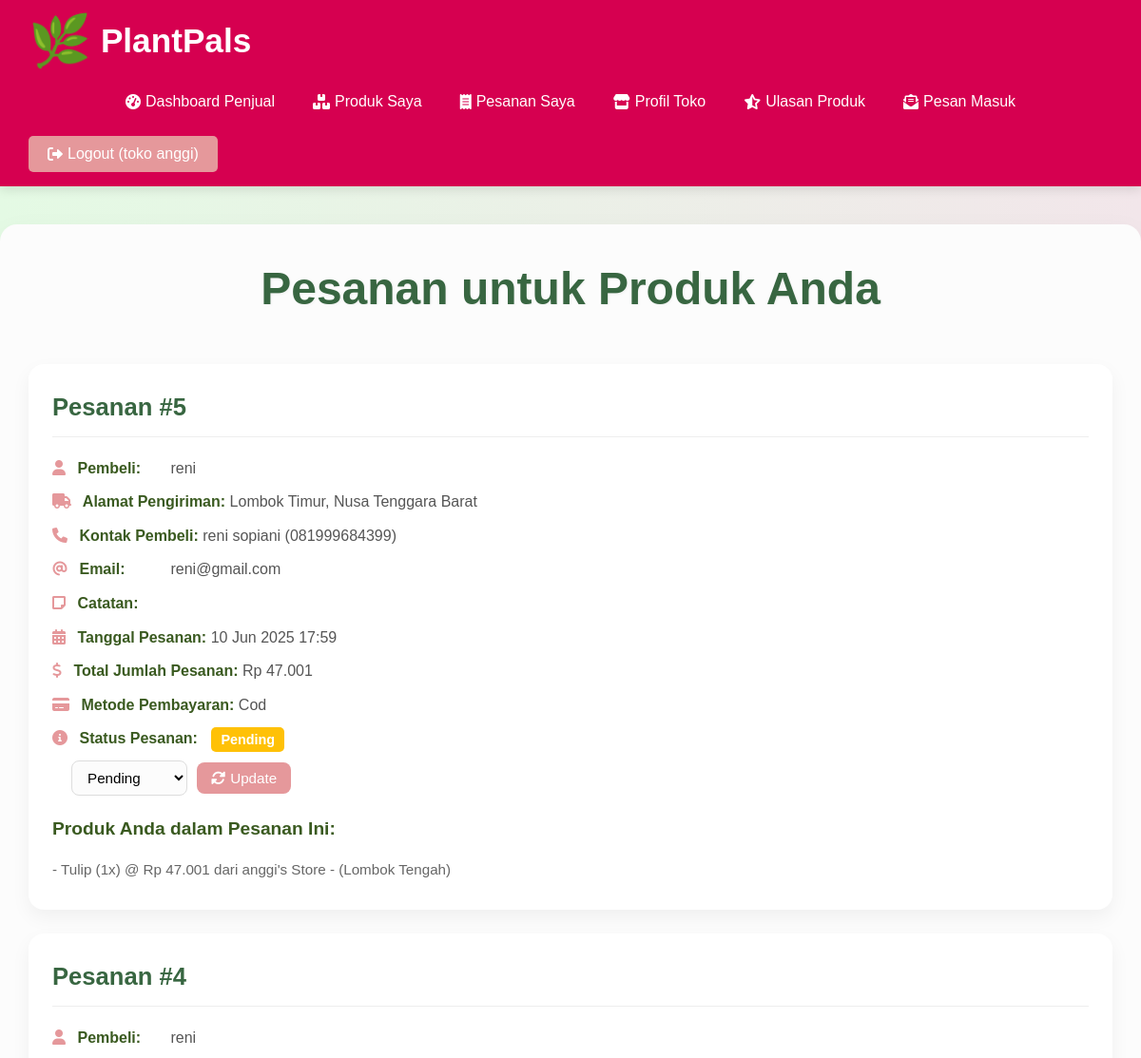
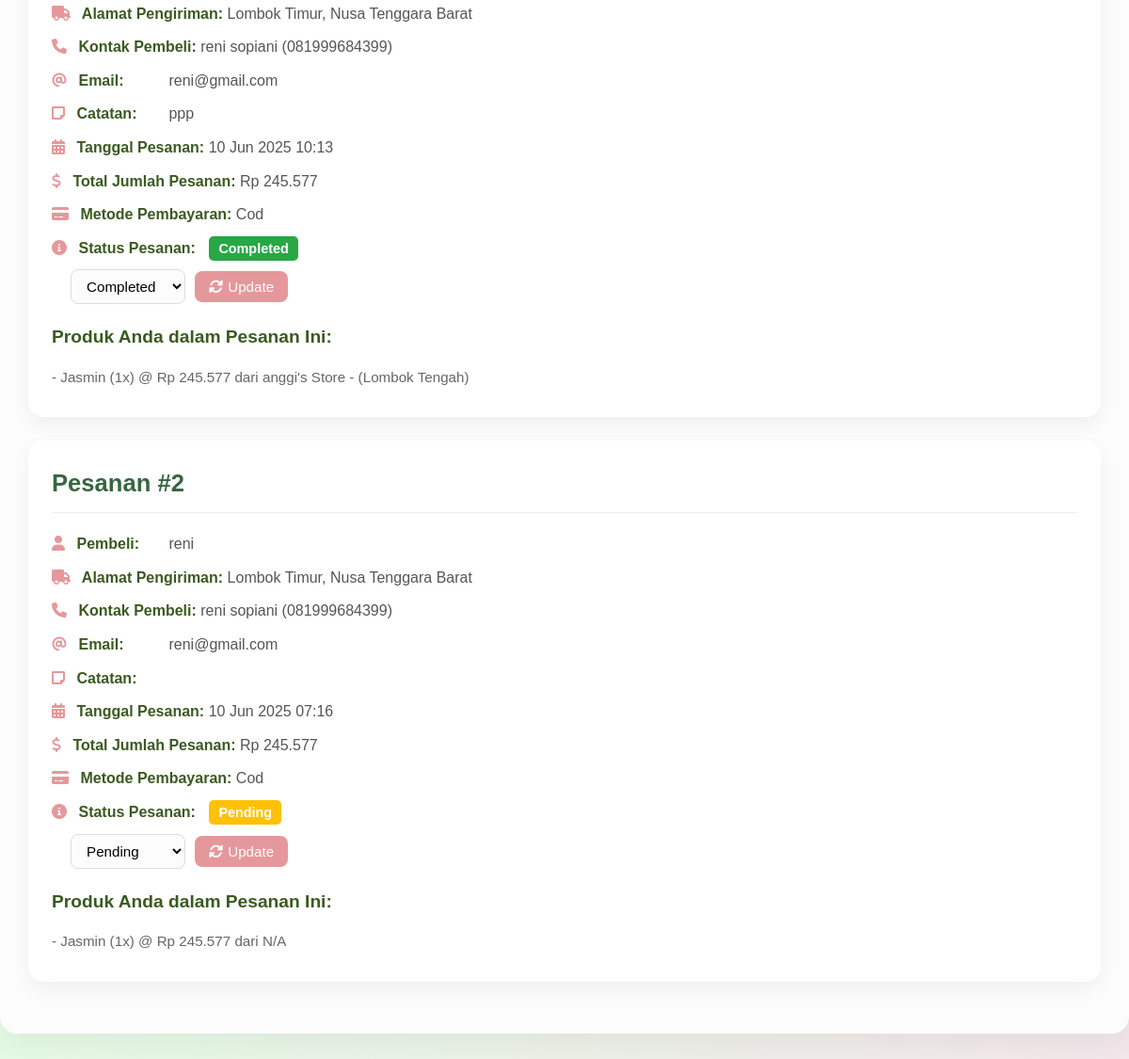
Screenshot of /seller/orders.php (signed in) with the database file from the repository (2 pictures, top to bottom).
### tables this page shows
CREATE TABLE `orders` (
  `id` int(11) NOT NULL,
  `user_id` int(11) NOT NULL,
  `total_amount` decimal(10,2) NOT NULL,
  `order_status` enum('pending','processing','shipped','completed','cancelled') NOT NULL DEFAULT 'pending',
  `payment_method` enum('bank_transfer','cod') NOT NULL DEFAULT 'bank_transfer',
  `delivery_address` text NOT NULL,
  `customer_name` varchar(100) NOT NULL,
  `customer_phone` varchar(20) NOT NULL,
  `customer_email` varchar(100) DEFAULT NULL,
  `notes` text DEFAULT NULL,
  `order_date` timestamp NOT NULL DEFAULT current_timestamp()
);

CREATE TABLE `users` (
  `id` int(11) NOT NULL,
  `username` varchar(50) NOT NULL,
  `password` varchar(255) NOT NULL,
  `email` varchar(100) DEFAULT NULL,
  `full_name` varchar(100) DEFAULT NULL,
  `phone_number` varchar(20) DEFAULT NULL,
  `address` text DEFAULT NULL,
  `role` enum('buyer','seller','admin') NOT NULL DEFAULT 'buyer',
  `created_at` timestamp NOT NULL DEFAULT current_timestamp()
);

CREATE TABLE `order_items` (
  `id` int(11) NOT NULL,
  `order_id` int(11) NOT NULL,
  `product_id` int(11) DEFAULT NULL,
  `product_name` varchar(100) NOT NULL,
  `category` varchar(255) DEFAULT NULL,
  `unit_price` decimal(10,2) NOT NULL,
  `quantity` int(11) NOT NULL,
  `store_id` varchar(50) DEFAULT NULL,
  `store_name` varchar(255) DEFAULT NULL
);

### seller/orders.php (the view, shortened to what this page needs)
<?php
require_once ROOT_PATH . 'config.php';
$seller_id = $_SESSION['id'];
$orders = [];
$sql = "SELECT DISTINCT o.*, u.username as buyer_username
        FROM orders o
        JOIN users u ON o.user_id = u.id
        JOIN order_items oi ON o.id = oi.order_id
        JOIN products p ON oi.product_id = p.id
        WHERE p.seller_id = ?
        ORDER BY o.order_date DESC";
if ($stmt = mysqli_prepare($conn, $sql)) {
    mysqli_stmt_bind_param($stmt, "i", $seller_id);
    mysqli_stmt_execute($stmt);
    $result = mysqli_stmt_get_result($stmt);
    while ($row = mysqli_fetch_assoc($result)) {
        $order_items = [];
        $item_sql = "SELECT oi.*
                     FROM order_items oi
                     JOIN products p ON oi.product_id = p.id
                     WHERE oi.order_id = ? AND p.seller_id = ?";
        if ($item_stmt = mysqli_prepare($conn, $item_sql)) {
            mysqli_stmt_bind_param($item_stmt, "ii", $row['id'], $seller_id);
            mysqli_stmt_execute($item_stmt);
            $item_result = mysqli_stmt_get_result($item_stmt);
            while ($item_row = mysqli_fetch_assoc($item_result)) {
                $order_items[] = $item_row;
            }
        }
        $row['items'] = $order_items;
        $orders[] = $row;
    }
}
?>
<?php require_once ROOT_PATH . 'includes' . DIRECTORY_SEPARATOR . 'header.php'; ?>
    <h1>Pesanan untuk Produk Anda</h1>
    <?php if (empty($orders)): ?>
        <p class="card-panel">Belum ada pesanan yang melibatkan produk Anda.</p>
    <?php else: ?>
        <?php foreach ($orders as $order): ?>
        <div class="order-card card-panel">
            <h3>Pesanan #<?php echo htmlspecialchars($order['id']); ?></h3>
            <p><strong><i class="fas fa-user"></i> Pembeli:</strong> <?php echo htmlspecialchars($order['buyer_username']); ?></p>
            <p><strong><i class="fas fa-truck"></i> Alamat Pengiriman:</strong> <?php echo htmlspecialchars($order['delivery_address']); ?></p>
            <p><strong><i class="fas fa-phone"></i> Kontak Pembeli:</strong> <?php echo htmlspecialchars($order['customer_name']); ?> (<?php echo htmlspecialchars($order['customer_phone']); ?>)</p>
            <p><strong><i class="fas fa-at"></i> Email:</strong> <?php echo htmlspecialchars($order['customer_email']); ?></p>
            <p><strong><i class="fas fa-sticky-note"></i> Catatan:</strong> <?php echo htmlspecialchars($order['notes']); ?></p>
            <p><strong><i class="fas fa-calendar-alt"></i> Tanggal Pesanan:</strong> <?php echo htmlspecialchars(date('d M Y H:i', strtotime($order['order_date']))); ?></p>
            <p><strong><i class="fas fa-dollar-sign"></i> Total Jumlah Pesanan:</strong> Rp <?php echo number_format($order['total_amount'], 0, ',', '.'); ?></p>
            <p><strong><i class="fas fa-credit-card"></i> Metode Pembayaran:</strong> <?php echo htmlspecialchars(ucwords(str_replace('_', ' ', $order['payment_method'] ?? 'N/A'))); ?></p>
            <p><strong><i class="fas fa-info-circle"></i> Status Pesanan:</strong>
                <span class="status-badge <?php echo htmlspecialchars($order['order_status']); ?>"><?php echo htmlspecialchars(ucfirst($order['order_status'])); ?></span>
                <form action="orders.php" method="post" class="order-status-form">
                    <select name="new_status" class="order-status-select">
                        <option value="pending" <?php echo ($order['order_status'] == 'pending') ? 'selected' : ''; ?>>Pending</option>
                        <option value="completed" <?php echo ($order['order_status'] == 'completed') ? 'selected' : ''; ?>>Completed</option>
                    </select>
                    <button type="submit" class="update-btn"><i class="fas fa-sync-alt"></i> Update</button>
                </form>
            </p>
            <h4>Produk Anda dalam Pesanan Ini:</h4>
            <ul>
                <?php if (empty($order['items'])): ?>
                    <li>Tidak ada produk dari toko Anda dalam pesanan ini (kemungkinan error data).</li>
                <?php else: ?>
                    <?php foreach ($order['items'] as $item): ?>
                        <li>- <?php echo htmlspecialchars($item['product_name']); ?> (<?php echo htmlspecialchars($item['quantity']); ?>x) @ Rp <?php echo number_format($item['unit_price'], 0, ',', '.'); ?> dari <?php echo htmlspecialchars($item['store_name']); ?></li>
                    <?php endforeach; ?>
                <?php endif; ?>
            </ul>
        </div>
        <?php endforeach; ?>
    <?php endif; ?>
<?php require_once ROOT_PATH . 'includes' . DIRECTORY_SEPARATOR . 'footer.php'; ?>

### CSS/main_styles.css (style rules this page uses)
* { box-sizing: border-box; margin: 0; padding: 0; }
body { font-family: 'Poppins', sans-serif; line-height: 1.6; background: linear-gradient(to right, rgb(228, 250, 228), rgb(242, 230, 234)); color: #333; min-height: 100vh; display: flex; flex-direction: column; }
h1, h2, h3, h4, h5, h6, .section-heading, .section-sub-title { font-family: 'Montserrat', sans-serif; }
.card-panel { background: #fff; padding: 30px; border-radius: 12px; box-shadow: 0 5px 15px rgba(0,0,0,0.1); }

### CSS/admin_seller_styles.css (style rules this page uses)
.main-content h1 { font-size: 3rem; margin-bottom: 40px; text-align: center; color: #386641; font-weight: 700; text-shadow: 1px 1px 3px rgba(0,0,0,0.05); }
.card-panel { background: #ffffff; border-radius: 16px; box-shadow: 0 8px 20px rgba(0,0,0,0.05); padding: 30px; margin-bottom: 40px; }
.order-card { background-color: #ffffff; border-radius: 16px; box-shadow: 0 8px 20px rgba(0,0,0,0.05); padding: 30px; margin-bottom: 30px; }
.order-card h3 { font-size: 1.8rem; color: #386641; margin-bottom: 20px; border-bottom: 1px solid #eee; padding-bottom: 10px; }
.order-card p strong i { margin-right: 8px; color: #E5989B; }
.order-card p { margin-bottom: 10px; font-size: 1rem; color: #555; }
.order-card p strong { color: #3a5a20; min-width: 120px; display: inline-block; }
.order-card .status-badge { padding: 5px 10px; border-radius: 5px; font-weight: bold; color: white; font-size: 0.9em; vertical-align: middle; margin-left: 10px; }
.status-badge.pending { background-color: #ffc107; }
.status-badge.completed { background-color: #28a745; }
.order-card .order-status-form { display: inline-flex; align-items: center; gap: 10px; margin-left: 20px; vertical-align: middle; }
.order-card .order-status-select { padding: 8px 12px; border: 1px solid #ddd; border-radius: 8px; font-size: 0.95rem; background-color: #fcfcfc; cursor: pointer; }
.order-card .update-btn { background-color: #E5989B; color: white; border: none; padding: 8px 15px; border-radius: 8px; font-size: 0.95rem; cursor: pointer; transition: background-color 0.3s ease; display: inline-flex; align-items: center; gap: 5px; }
.order-card h4 { font-size: 1.2rem; color: #3a5a20; margin-top: 20px; margin-bottom: 10px; }
.order-card ul { list-style: none; padding: 0; }
.order-card ul li { padding: 5px 0; color: #666; font-size: 0.95rem; }
@media (max-width: 1200px) { h1 { font-size: 2.5rem; margin-bottom: 30px; } }
@media (max-width: 1200px) { .card-panel { padding: 25px; margin-bottom: 30px; } }
@media (max-width: 1200px) { .order-card { padding: 25px; margin-bottom: 25px; } }
@media (max-width: 1200px) { .order-card h3 { font-size: 1.6rem; } }

### rows the page displays
orders: id "5", user.username "reni", delivery_address "Lombok Timur, Nusa Tenggara Barat", customer_name "reni sopiani", customer_phone "081999684399", customer_email "reni@gmail.com", order_date "10 Jun 2025 17:59", total_amount "47.001", payment_method "Cod", order_status "Pending", new_status "Pending"
order_items: product_name "Tulip", quantity "1", unit_price "47.001", store_name "anggi's Store - (Lombok Tengah)"
orders: id "4", user.username "reni", delivery_address "Lombok Timur, Nusa Tenggara Barat", customer_name "reni sopiani", customer_phone "081999684399", customer_email "reni@gmail.com", notes "ppp", order_date "10 Jun 2025 10:13", total_amount "245.577", payment_method "Cod", order_status "Completed", new_status "Completed"
order_items: product_name "Jasmin", quantity "1", unit_price "245.577", store_name "anggi's Store - (Lombok Tengah)"
orders: id "2", user.username "reni", delivery_address "Lombok Timur, Nusa Tenggara Barat", customer_name "reni sopiani", customer_phone "081999684399", customer_email "reni@gmail.com", order_date "10 Jun 2025 07:16", total_amount "245.577", payment_method "Cod", order_status "Pending", new_status "Pending"
order_items: product_name "Jasmin", quantity "1", unit_price "245.577", store_name "N/A"

### other values shown
$current_username "toko anggi"
